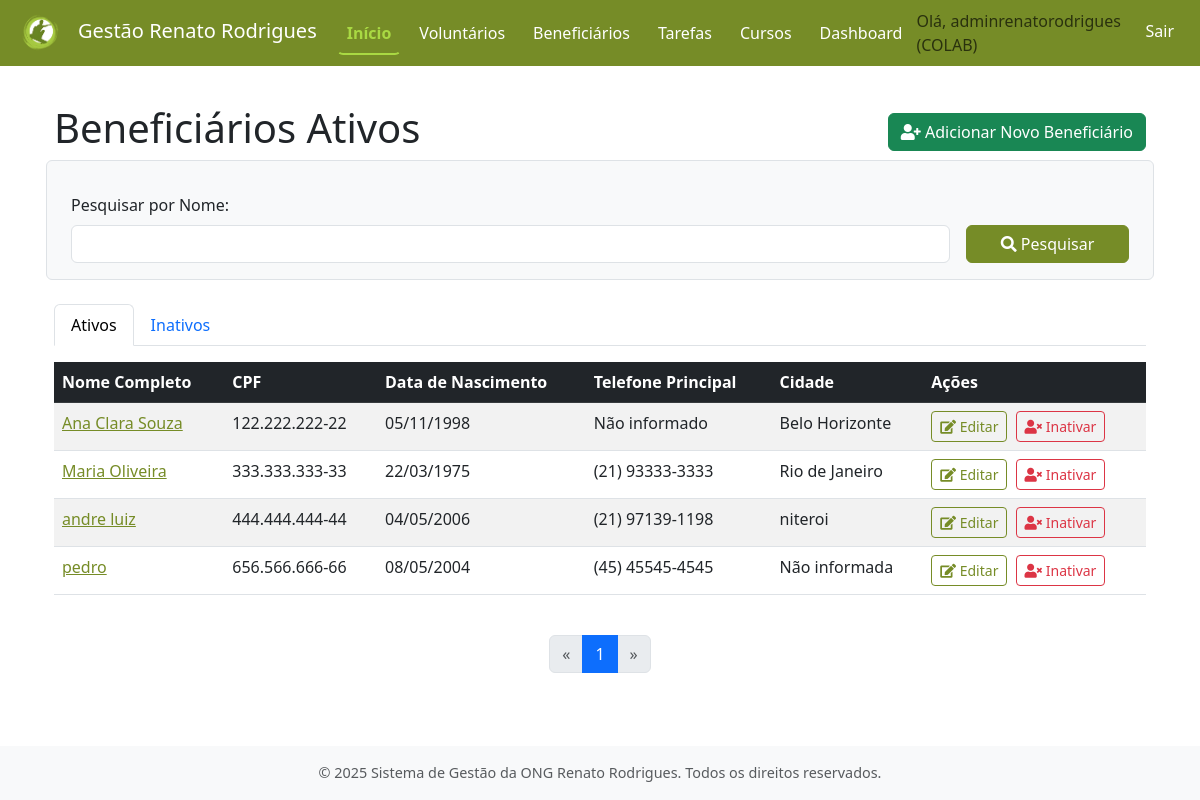
The page /beneficiarios/ (signed in) on the database as committed earlier.
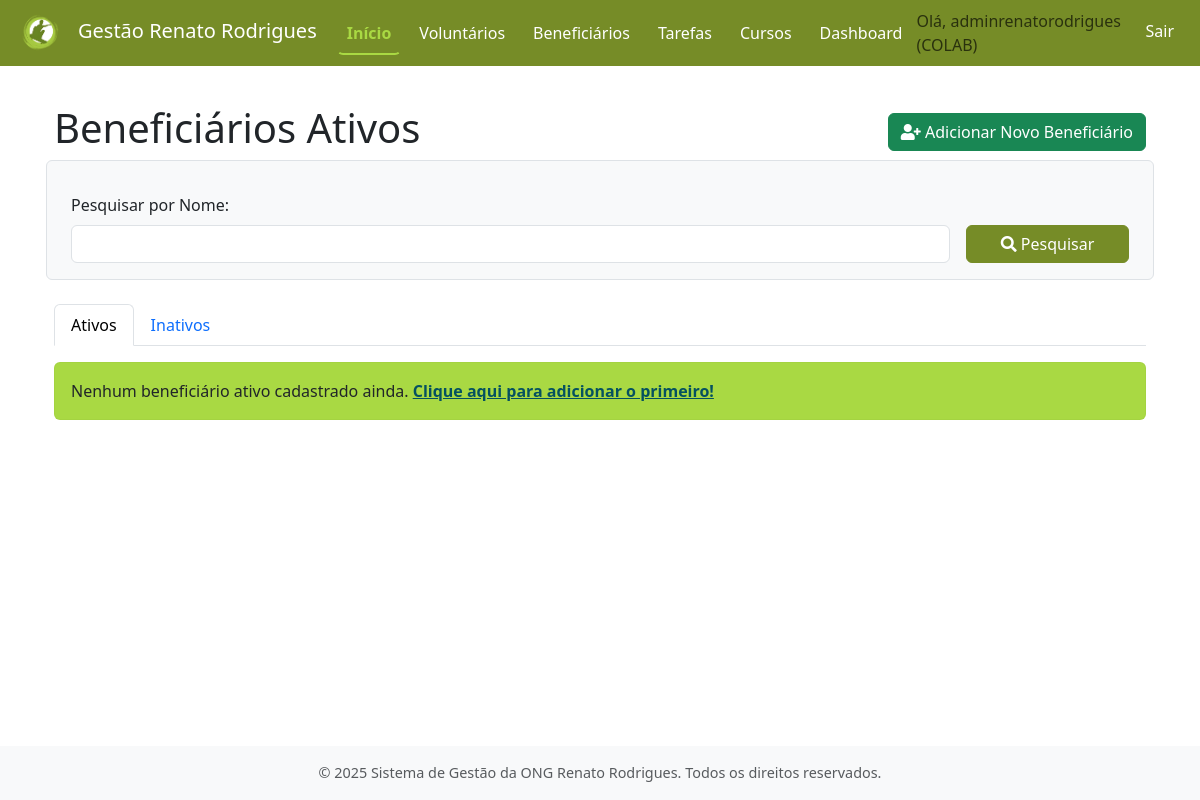
The same page on the database as committed later.
### contas/models.py (models this page shows, shortened)
class Usuario(AbstractUser):
    TIPOS_USUARIO = [
        ('ADMIN', 'Administrador'),
        ('VOLUNT', 'Voluntário'),
    ]
    tipo_usuario = models.CharField(
        max_length=6,
        choices=TIPOS_USUARIO,
        default='VOLUNT',
        verbose_name='Tipo de Usuário'
    )
    groups = models.ManyToManyField(
        'auth.Group',
        verbose_name='grupos',
        blank=True,
        help_text='Os grupos aos quais este usuário pertence. Um usuário receberá todas as permissões concedidas a cada um de seus grupos.',
        related_name="usuario_set_contas",  # Nome único para related_name
        related_query_name="usuario_contas",
    )
    user_permissions = models.ManyToManyField(
        'auth.Permission',
        verbose_name='permissões do usuário',
        blank=True,
        help_text='Permissões específicas para este usuário.',
        related_name="usuario_set_contas_perm",  # Nome único para related_name
        related_query_name="usuario_contas_perm",
    )

### beneficiarios/models.py (models this page shows, shortened)
class Beneficiario(models.Model):
    GENERO_CHOICES = [
        ('M', 'Masculino'),
        ('F', 'Feminino'),
        ('O', 'Outro'),
        ('NI', 'Não Informado'),
    ]
    ESCOLARIDADE_CHOICES = [
        ('FI', 'Fundamental Incompleto'),
        ('FC', 'Fundamental Completo'),
        ('MI', 'Médio Incompleto'),
        ('MC', 'Médio Completo'),
        ('NI', 'Não Informado'),
    ]
    nome_completo = models.CharField(max_length=255, verbose_name='Nome Completo')
    data_nascimento = models.DateField(verbose_name='Data de Nascimento')
    genero = models.CharField(max_length=2, choices=GENERO_CHOICES, default='NI', verbose_name='Gênero')
    cpf = models.CharField(max_length=14, unique=True, blank=True, null=True, verbose_name='CPF', help_text='Formato: XXX.XXX.XXX-XX (Opcional)')
    rg = models.CharField(max_length=20, blank=True, null=True, verbose_name='RG', help_text='(Opcional)')
    cep = models.CharField(max_length=9, blank=True, null=True, verbose_name='CEP', help_text='Formato: XXXXX-XXX')
    logradouro = models.CharField(max_length=255, blank=True, null=True, verbose_name='Logradouro')
    numero_endereco = models.CharField(max_length=10, blank=True, null=True, verbose_name='Número')
    complemento_endereco = models.CharField(max_length=100, blank=True, null=True, verbose_name='Complemento')
    bairro = models.CharField(max_length=100, blank=True, null=True, verbose_name='Bairro')
    cidade = models.CharField(max_length=100, blank=True, null=True, verbose_name='Cidade')
    estado = models.CharField(max_length=2, blank=True, null=True, verbose_name='UF') # Sigla do estado, ex: SP
    telefone_principal = models.CharField(max_length=20, blank=True, null=True, verbose_name='Telefone Principal', help_text='Formato: (XX) XXXXX-XXXX')
    telefone_secundario = models.CharField(max_length=20, blank=True, null=True, verbose_name='Telefone Secundário', help_text='(Opcional)')
    email = models.EmailField(max_length=255, blank=True, null=True, verbose_name='E-mail')
    escolaridade = models.CharField(max_length=2, choices=ESCOLARIDADE_CHOICES, default='NI', verbose_name='Escolaridade')
    ocupacao = models.CharField(max_length=100, blank=True, null=True, verbose_name='Ocupação/Profissão')
    renda_familiar_aproximada = models.DecimalField(
        max_digits=10, decimal_places=2, blank=True, null=True,
        verbose_name='Renda Familiar Mensal Aproximada (R$)',
        help_text='Valor em Reais. Ex: 1500.50'
    )
    como_conheceu_ong = models.TextField(blank=True, null=True, verbose_name='Como conheceu a ONG?')
    observacoes = models.TextField(blank=True, null=True, verbose_name='Observações Adicionais')
    data_cadastro = models.DateTimeField(auto_now_add=True, verbose_name='Data de Cadastro')
    ativo = models.BooleanField(default=True, verbose_name='Ativo')
    data_inativacao = models.DateTimeField(null=True, blank=True, verbose_name='Data de Inativação')
    class Meta:
        verbose_name = 'Beneficiário'
        verbose_name_plural = 'Beneficiários'
        ordering = ['nome_completo']
    def get_cpf_formatado(self):
        if self.cpf:
            cpf_numeros = ''.join(filter(str.isdigit, self.cpf))
            if len(cpf_numeros) == 11:
                return f"{cpf_numeros[:3]}.{cpf_numeros[3:6]}.{cpf_numeros[6:9]}-{cpf_numeros[9:]}"
        return self.cpf or ""
    def _formatar_telefone(self, telefone_str):
        if telefone_str:
            tel_numeros = ''.join(filter(str.isdigit, telefone_str))
            if len(tel_numeros) == 11: # (XX) XXXXX-XXXX
                return f"({tel_numeros[:2]}) {tel_numeros[2:7]}-{tel_numeros[7:]}"
            elif len(tel_numeros) == 10: # (XX) XXXX-XXXX
                return f"({tel_numeros[:2]}) {tel_numeros[2:6]}-{tel_numeros[6:]}"
        return telefone_str or ""
    def get_telefone_principal_formatado(self):
        return self._formatar_telefone(self.telefone_principal)

### beneficiarios/views.py (the view)
# urls.py: path('', views.listar_beneficiarios, name='listar_beneficiarios'),
@login_required
def listar_beneficiarios(request):
    termo_pesquisa_nome = request.GET.get('q_nome', None)
    filtro_ativo_param = request.GET.get('filtro_ativo', 'ativos')
    if filtro_ativo_param == 'inativos':
        beneficiarios = Beneficiario.objects.filter(ativo=False)
        titulo_pagina_especifico = 'Beneficiários Inativos'
    else: # 'ativos' ou qualquer outro valor
        beneficiarios = Beneficiario.objects.filter(ativo=True)
        titulo_pagina_especifico = 'Beneficiários Ativos'
        filtro_ativo_param = 'ativos' # Garante que o valor seja 'ativos' se não for 'inativos'
    if termo_pesquisa_nome:
        beneficiarios = beneficiarios.filter(nome_completo__icontains=termo_pesquisa_nome)
    beneficiarios_list = beneficiarios.order_by('nome_completo') # Renomeado para evitar conflito com o page_obj
    paginator = Paginator(beneficiarios_list, 10) # 10 beneficiários por página
    page_number = request.GET.get('page')
    try:
        page_obj = paginator.page(page_number)
    except PageNotAnInteger:
        page_obj = paginator.page(1)
    except EmptyPage:
        page_obj = paginator.page(paginator.num_pages)
    contexto = {
        'page_obj': page_obj, # Objeto da página atual
        'titulo_pagina': titulo_pagina_especifico,
        'filtro_ativo_atual': filtro_ativo_param,
        'is_paginated': True # Para o template saber que há paginação
    }
    return render(request, 'beneficiarios/listar_beneficiarios.html', contexto)

### beneficiarios/templates/beneficiarios/listar_beneficiarios.html (shortened to what this page needs)
{% extends "core/base.html" %}
{% block content %}
<div class="container mt-4">
    <div class="d-flex justify-content-between align-items-center mb-3">
        <h1>{{ titulo_pagina }}</h1>
        {% if request.user.tipo_usuario != 'VOLUNT' %}
        <a href="{% url 'beneficiarios:cadastrar_beneficiario' %}" class="btn btn-success">
            <i class="fas fa-user-plus"></i> Adicionar Novo Beneficiário
        </a>
        {% endif %}
    </div>
    <form method="get" class="row g-3 mb-4 p-3 border rounded bg-light align-items-end">
        <div class="col-md-10">
            <label for="q_nome" class="form-label">Pesquisar por Nome:</label>
            <input type="text" name="q_nome" id="q_nome" class="form-control" value="{{ request.GET.q_nome|default:'' }}">
        </div>
        <div class="col-md-2">
            <button type="submit" class="btn btn-primary w-100"><i class="fas fa-search"></i> Pesquisar</button>
        </div>
    </form>
    <ul class="nav nav-tabs mb-3">
        <li class="nav-item">
            <a class="nav-link {% if filtro_ativo_atual == 'ativos' %}active{% endif %}" href="{% url 'beneficiarios:listar_beneficiarios' %}?filtro_ativo=ativos">Ativos</a>
        </li>
        <li class="nav-item">
            <a class="nav-link " href="{% url 'beneficiarios:listar_beneficiarios' %}?filtro_ativo=inativos">Inativos</a>
        </li>
    </ul>
    {% if page_obj.object_list %}
        <div class="table-responsive">
            <table class="table table-striped table-hover">
                <thead class="table-dark">
                    <tr>
                        <th>Nome Completo</th>
                        <th>CPF</th>
                        <th>Data de Nascimento</th>
                        <th>Telefone Principal</th>
                        <th>Cidade</th>
                        <th>Ações</th>
                    </tr>
                </thead>
                <tbody>
                    {% for beneficiario in page_obj %}
                    <tr>
                        <td>
                            <a href="{% url 'beneficiarios:detalhar_beneficiario' beneficiario.id %}">
                                {{ beneficiario.nome_completo }}
                            </a>
                        </td>
                        <td>{{ beneficiario.get_cpf_formatado|default:"Não informado" }}</td>
                        <td>{{ beneficiario.data_nascimento|date:"d/m/Y" }}</td>
                        <td>{{ beneficiario.get_telefone_principal_formatado|default:"Não informado" }}</td>
                        <td>{{ beneficiario.cidade|default:"Não informada" }}</td>
                        <td>
                            {% if request.user.tipo_usuario != 'VOLUNT' %}
                            <a href="{% url 'beneficiarios:editar_beneficiario' beneficiario.id %}" class="btn btn-sm btn-outline-primary me-1" title="Editar">
                                <i class="fas fa-edit"></i> Editar
                            </a>
                            {% if beneficiario.ativo %}
                            <a href="{% url 'beneficiarios:excluir_beneficiario' beneficiario.id %}" class="btn btn-sm btn-outline-danger" title="Inativar">
                                <i class="fas fa-user-times"></i> Inativar
                            </a>
                            {% endif %}
                            {% else %}
                                <span class="text-muted">N/A</span>
                            {% endif %}
                        </td>
                    </tr>
                    {% endfor %}
                </tbody>
            </table>
        </div>
        {% if is_paginated %}
        <nav aria-label="Paginação de beneficiários" class="mt-4">
            <ul class="pagination justify-content-center">
                {% if page_obj.has_previous %}
                <li class="page-item">
                    <a class="page-link" href="?page={{ page_obj.previous_page_number }}{% if request.GET.q_nome %}&q_nome={{ request.GET.q_nome }}{% endif %}{% if filtro_ativo_atual %}&filtro_ativo={{ filtro_ativo_atual }}{% endif %}" aria-label="Anterior">
                    <span aria-hidden="true">&laquo;</span>
                    </a>
                </li>
                {% else %}
                <li class="page-item disabled">
                    <span class="page-link">&laquo;</span>
                </li>
                {% endif %}
                {% for num in page_obj.paginator.page_range %}
                {% if page_obj.number == num %}
                <li class="page-item active" aria-current="page"><span class="page-link">{{ num }}</span></li>
                {% elif num > page_obj.number|add:'-3' and num < page_obj.number|add:'3' %}
                <li class="page-item"><a class="page-link" href="?page={{ num }}{% if request.GET.q_nome %}&q_nome={{ request.GET.q_nome }}{% endif %}{% if filtro_ativo_atual %}&filtro_ativo={{ filtro_ativo_atual }}{% endif %}">{{ num }}</a></li>
                {% endif %}
                {% endfor %}
                {% if page_obj.has_next %}
                <li class="page-item">
                    <a class="page-link" href="?page={{ page_obj.next_page_number }}{% if request.GET.q_nome %}&q_nome={{ request.GET.q_nome }}{% endif %}{% if filtro_ativo_atual %}&filtro_ativo={{ filtro_ativo_atual }}{% endif %}" aria-label="Próxima">
                    <span aria-hidden="true">&raquo;</span>
                    </a>
                </li>
                {% else %}
                <li class="page-item disabled">
                    <span class="page-link">&raquo;</span>
                </li>
                {% endif %}
            </ul>
        </nav>
        {% endif %}
    {% else %}
        <div class="alert alert-info" role="alert">
            {% if request.GET.q_nome %}
                Nenhum beneficiário encontrado com o nome "{{ request.GET.q_nome }}" {% if filtro_ativo_atual == 'inativos' %}entre os inativos{% else %}entre os ativos{% endif %}.
                <a href="{% url 'beneficiarios:listar_beneficiarios' %}{% if filtro_ativo_atual == 'inativos' %}?filtro_ativo=inativos{% endif %}" class="alert-link">Limpar pesquisa de nome.</a>
            {% elif filtro_ativo_atual == 'inativos' %}
                Nenhum beneficiário inativo encontrado.
            {% else %}
                Nenhum beneficiário ativo cadastrado ainda.
                <a href="{% url 'beneficiarios:cadastrar_beneficiario' %}" class="alert-link">Clique aqui para adicionar o primeiro!</a>
            {% endif %}
        </div>
    {% endif %}
</div>
{% endblock content %}

### core/templates/core/base.html (shortened to what this page needs)
<!DOCTYPE html>
<html lang="pt-br">
  <head>
    {% load static %}
    <link
      href="https://cdn.jsdelivr.net/npm/bootstrap@5.3.0-alpha1/dist/css/bootstrap.min.css"
      rel="stylesheet"
    />
    <link
      rel="stylesheet"
      href="https://cdnjs.cloudflare.com/ajax/libs/font-awesome/5.15.4/css/all.min.css"
    />
    <link rel="stylesheet" href="{% static 'core/css/estilos.css' %}" />
  </head>
  <body>
    <nav class="navbar navbar-expand-lg navbar-custom fixed-top">
      <div class="container-fluid">
        <a class="navbar-brand" href="{% url 'core:pagina_inicial' %}">
          <img src="{% static 'core/img/logo_ong.png' %}" alt="Logo da ONG" style="height: 40px; margin-right: 10px;">Gestão Renato Rodrigues
        </a>
        <div class="collapse navbar-collapse" id="navbarNav">
          <ul class="navbar-nav me-auto mb-2 mb-lg-0">
            <li class="nav-item">
              <a
                class="nav-link active"
                aria-current="page"
                href="{% url 'core:pagina_inicial' %}"
                >Início</a
              >
            </li>
            {% if user.is_authenticated %}
            <li class="nav-item">
              <a class="nav-link" href="{% url 'voluntarios:listar_voluntarios' %}">Voluntários</a>
            </li>
            <li class="nav-item">
              <a class="nav-link" href="{% url 'beneficiarios:listar_beneficiarios' %}">Beneficiários</a>
            </li>
            <li class="nav-item">
              <a class="nav-link" href="{% url 'tarefas:listar_tarefas' %}">Tarefas</a>
            </li>
            <li class="nav-item">
              <a class="nav-link" href="{% url 'cursos:listar_cursos_ong' %}">Cursos</a>
            </li>
            <li class="nav-item">
              <a class="nav-link" href="{% url 'dashboard:painel_principal' %}">Dashboard</a>
            </li>
            {% endif %}
          </ul>
          <ul class="navbar-nav">
            {% if user.is_authenticated %}
            <li class="nav-item">
              <span class="navbar-text me-2">
                Olá, {{ user.username }} ({{ user.get_tipo_usuario_display }})
              </span>
            </li>
            <li class="nav-item">
              <a class="nav-link" href="{% url 'contas:logout' %}">Sair</a>
            </li>
            {% else %}
            <li class="nav-item">
              <a class="nav-link" href="{% url 'contas:login' %}">Entrar</a>
            </li>
            {% endif %}
          </ul>
        </div>
      </div>
    </nav>
    <main class="main-content container mt-4 mb-4">
       {% block content %}{% endblock content %}
    </main>
    <footer class="footer mt-auto py-3 bg-light">
      <div class="container text-center">
        <span class="text-muted"
          >© {% now "Y" %} Sistema de Gestão da ONG Renato Rodrigues. Todos os direitos
          reservados.</span
        >
      </div>
    </footer>
  </body>
</html>

Rows that differ between the two databases and show on the page:
removed Beneficiario: nome_completo "Ana Clara Souza", get_cpf_formatado "122.222.222-22", data_nascimento "05/11/1998", get_telefone_principal_formatado "Não informado", cidade "Belo Horizonte", ativo True (drawn)
removed Beneficiario: nome_completo "Maria Oliveira", get_cpf_formatado "333.333.333-33", data_nascimento "22/03/1975", get_telefone_principal_formatado "(21) 93333-3333", cidade "Rio de Janeiro", ativo True (drawn)
removed Beneficiario: nome_completo "andre luiz", get_cpf_formatado "444.444.444-44", data_nascimento "04/05/2006", get_telefone_principal_formatado "(21) 97139-1198", cidade "niteroi", ativo True (drawn)
removed Beneficiario: nome_completo "pedro", get_cpf_formatado "656.566.666-66", data_nascimento "08/05/2004", get_telefone_principal_formatado "(45) 45545-4545", cidade "Não informada", ativo True (drawn)
Other text that changed with them:
text no longer shown: "Nome Completo CPF Data de Nascimento Telefone Principal Cidade Ações « »"
text now shown: "Nenhum beneficiário ativo cadastrado ainda. Clique aqui para adicionar o primeiro!"
list line gone: "1"
